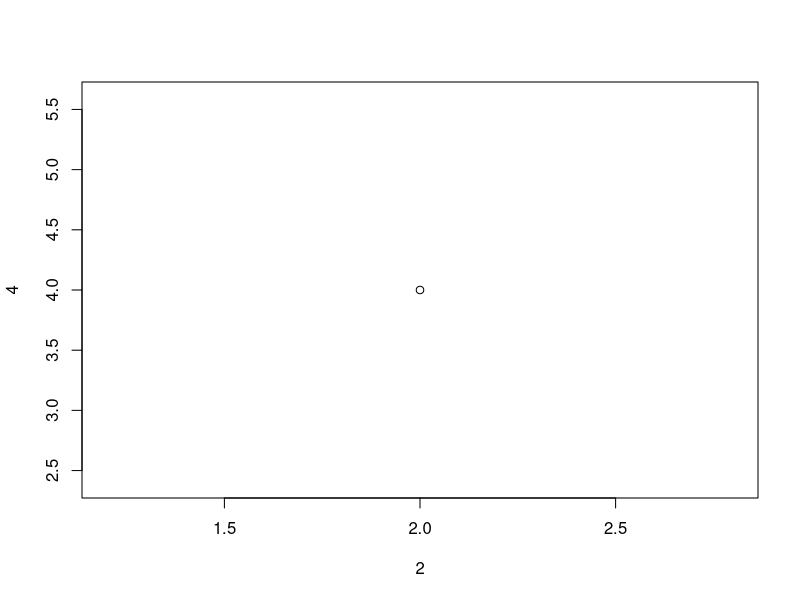
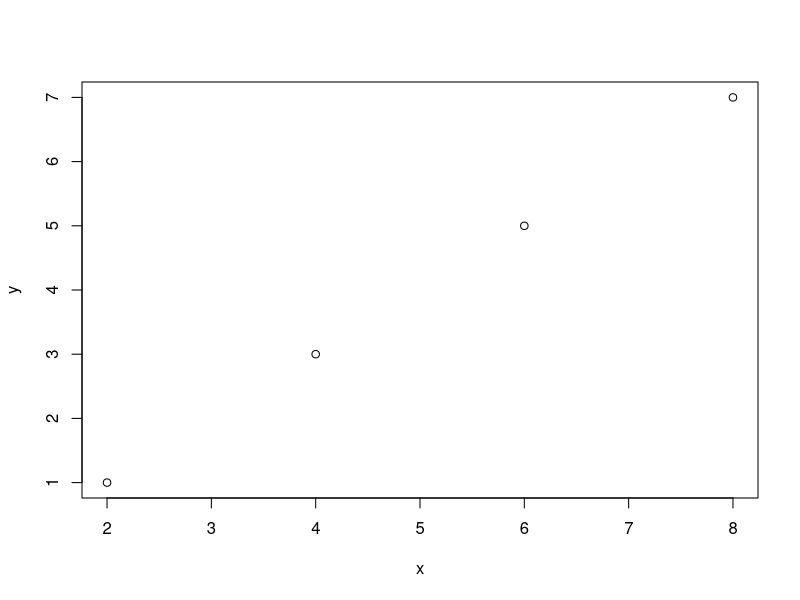
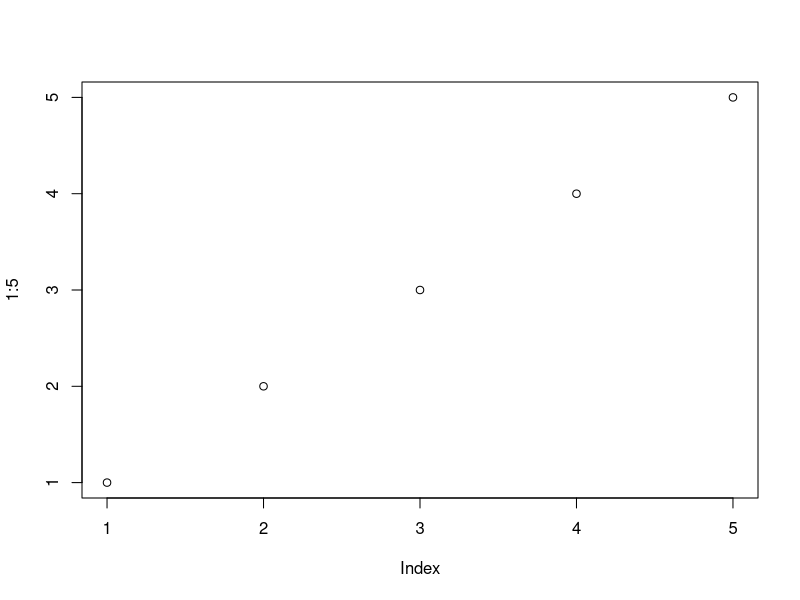
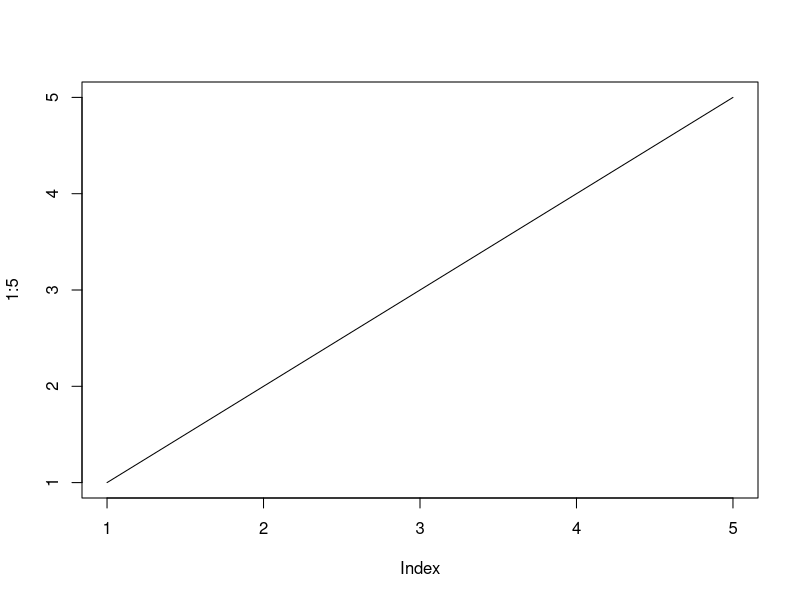
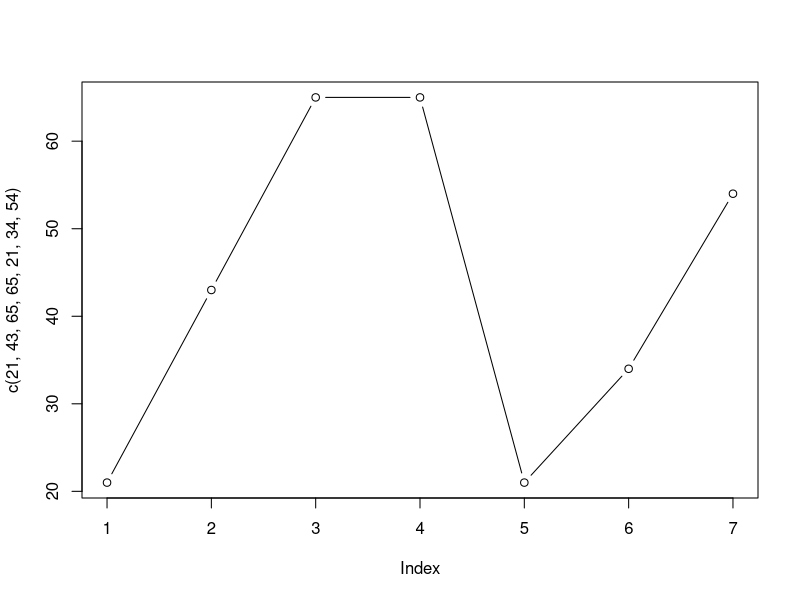

Source code (R) for these figures, in order:
# Create one point
plot(2,4)

x<-c(2,4,6,8)
y<-c(1,3,5,7)
plot(x,y)

plot(1:5)

plot(1:5,type="l")

plot(c(21,43,65,65,21,34,54),type = "b")